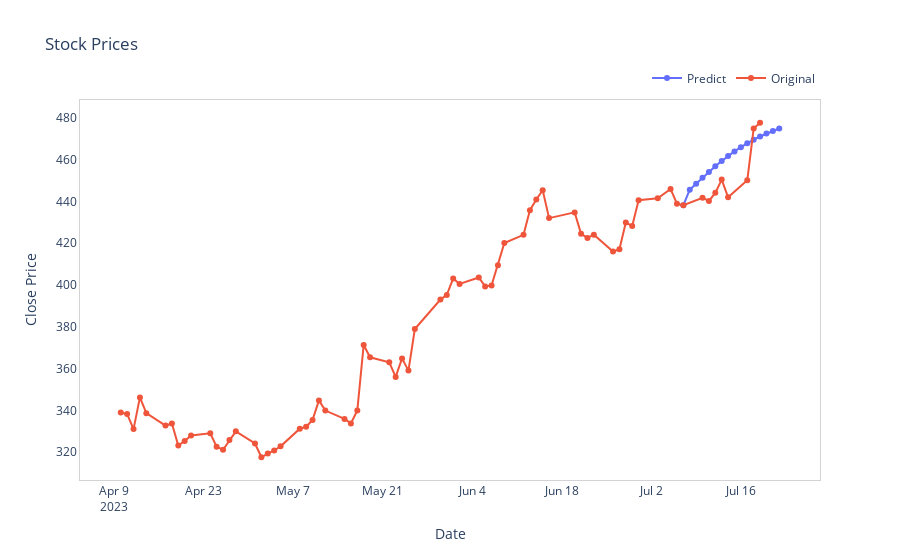

Write notebook code for a chart like this one.
### Markdown cell above
# Validation on unseen Data

### Code cell
inference_model = tf.keras.models.load_model(f'./model/{model_name}.h5')

test_data = get_data(ticker, start_date=predict_date , end_date=predict_end_date, is_raw=True)
result = make_prediction(test_data, model)

original = get_data(ticker, start_date=predict_date, end_date=str(result.iloc[-1,0])[0:10], is_raw=True)
original = original.reset_index()
original = original.filter(['Date', 'Close'])

prediction_chart(prediction_data=result, original_data= original)
